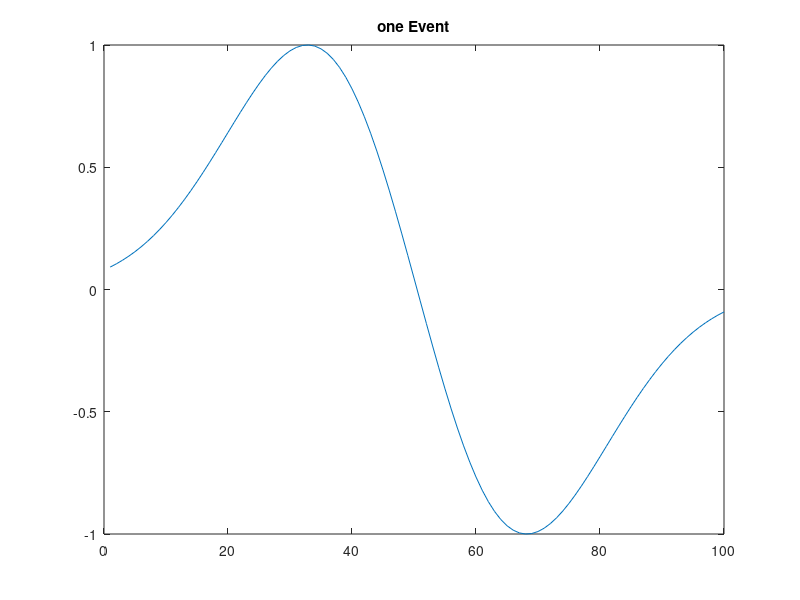
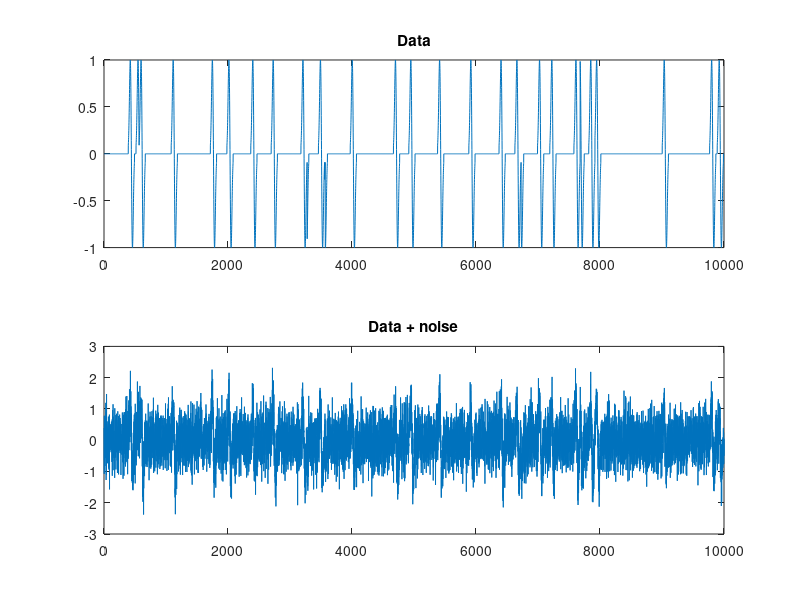
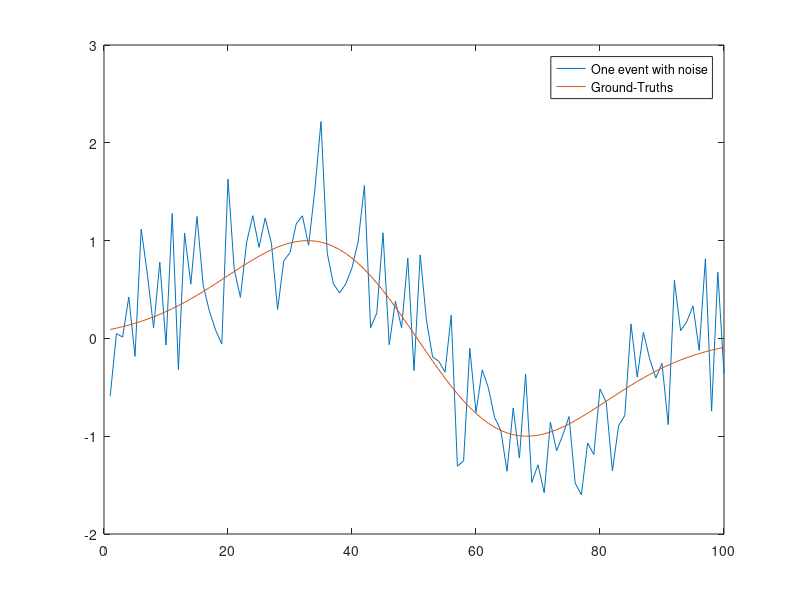
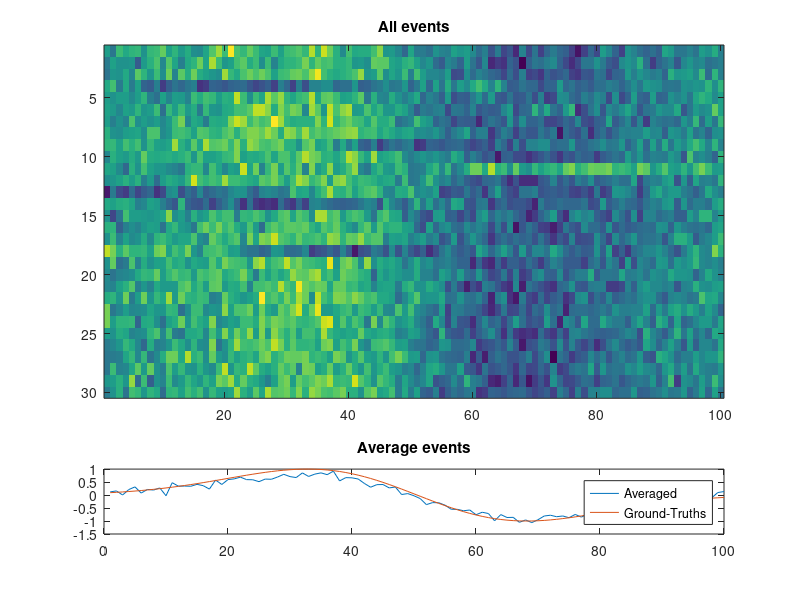

These charts were generated, in order, by the following MATLAB code:
clear
%% create data

%create event (derivative of gaussian)
k = 100; %duration of event
x = linspace(-2,2,k+1);
event = diff(exp( -x.^2));
event = event./max(event); %normalize to max = 1

figure(1), clf
plot(event)
title('one Event')

% event onset times
Nevents = 30;
onsettimes = randperm(10000-k);
onsettimes = onsettimes(1:Nevents);%starting point of event

% put event into data
data = zeros(1,10000);
for ei = 1:Nevents
    data(onsettimes(ei):onsettimes(ei)+k-1) = event;
end

figure(2), clf,hold on
subplot(211)
plot(data)
title('Data')

%add noise to data
data = data + .5*randn(size(data));

subplot(212)
plot(data)
title('Data + noise')

%plot one event

figure(3),clf
plot(1:k, data(onsettimes(3):onsettimes(3)+k-1),...
    1:k, event)
legend({'One event with noise';'Ground-Truths'})

%% Extract all events into matrix

datamatrix = zeros(Nevents,k);

for ei = 1:Nevents
    datamatrix(ei,:) = data(onsettimes(ei):onsettimes(ei)+k-1);
end

figure(4), clf
subplot(4,1,1:3)
imagesc(datamatrix)
title('All events')

subplot(414)
plot(1:k, mean(datamatrix),...
    1:k,event)
legend({'Averaged';'Ground-Truths'})
title('Average events')

figure(5),clf
plot(1:k, datamatrix(11,:),1:k,event)
legend({'11th event in noisy signal';'original event'})
